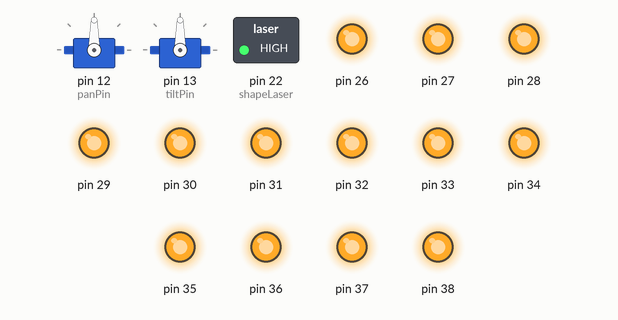
Recording of a sketch running on a simulated Arduino Mega 2560, built with avr-gcc and run on an emulated ATmega2560. Parts: 2 × servo, switched loads named in the sketch (green lamp = pin HIGH), output pins drawn as LEDs (lit = HIGH). Pins used as bus, display or sensor lines are not drawn; what the sketch prints to the serial monitor is not drawn.

Above: at 0.05 s.
At 8.0 s:
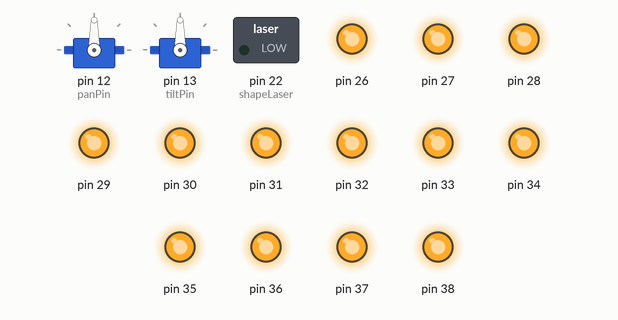
At 15.05 s:
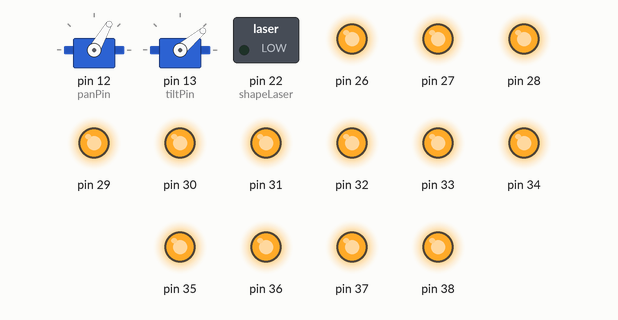
At 17.75 s:
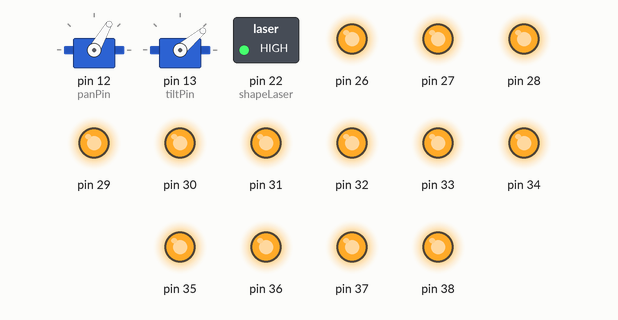
At 26.75 s:
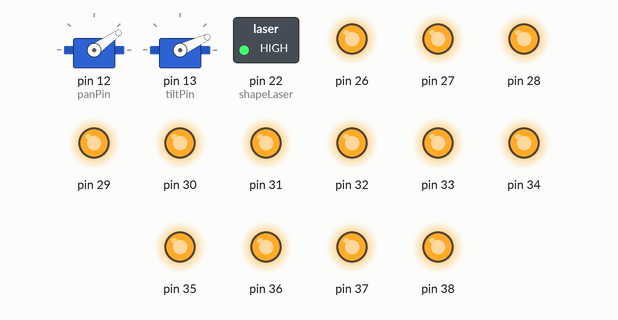
At 35.9 s:
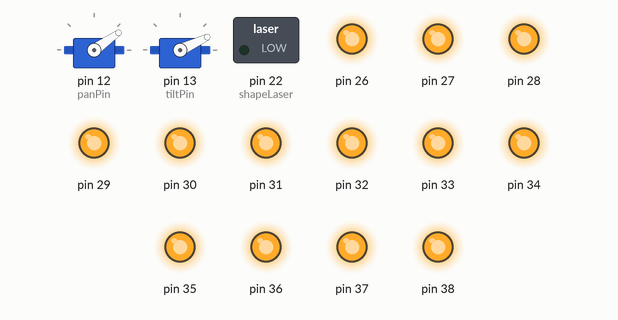
Timing chart, 0 to 46.8 s (numbered marks = the images above):
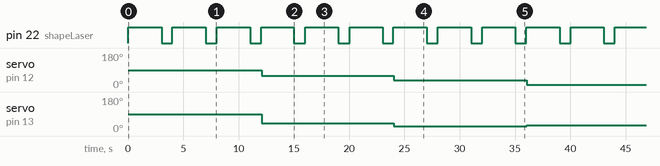

The sketch:

laserBoxPuzzle.ino
```cpp
#include <Time.h>           // include time library
#include <TimeLib.h>
#include <Servo.h>

#include <Adafruit_ADS1015.h>   //include adafruit adc library

//shape laser & sensor LEDs
int shapeLaser = 22;
int cubeShapeSensor = 23;
int triangleShapeSensor = 24;
int tunnelShapeSensor = 25;

int shapeSensorOfInterest = 0;
int16_t shapeSensorValue = 0;
int cubeMin = 10;
int triangleMin = 500;
int tunnelMin = 790;
int shapeMax = 1000;

int laserMinutes = 0;
int laserSeconds = 0;

int toggleLaserAmount = 0;        //program value
const int LASER_ON_BEFORE_LASER_LOCATION_CHANGE = 6;  //amount of off and on cycles before location changes


int tiltPin = 13;
int panPin = 12;
int isDefaultLocation = 0;

Servo panServo;
Servo tiltServo;

/*locations/angles for servo laser per shape sensor*/
const int PANTILTSERVOLOCATIONS = 3;
int panTiltIndex = 0;
int panLocations_1[PANTILTSERVOLOCATIONS] = {13 , 60 , 35 };
int tiltLocations_1[PANTILTSERVOLOCATIONS] = {30 , 40 , 25 };


//FILL       THESE   IN       BEFORE      USE
int panLocations_2[PANTILTSERVOLOCATIONS] = {130  ,  170 ,100   };
int tiltLocations_2[PANTILTSERVOLOCATIONS] = {30  , 50 , 25 };

int panLocations_3[PANTILTSERVOLOCATIONS] = {80  , 70  , 100  };
int tiltLocations_3[PANTILTSERVOLOCATIONS] = {45  , 25 , 37 };

void updateTimeLaser(){
  time_t laserTime = now();
  laserMinutes = minute(laserTime);
  laserSeconds = second(laserTime);
  toggleLaserAmount++;
}
void toggleLaser(int mainSeconds, int mainMinutes, int laserSeconds, int laserMinutes){
  int currState = digitalRead(shapeLaser);
/*
  //if state is on, wait 2 seconds and turn off
  if (currState == HIGH){
    int elapsedSeconds = mainSeconds - laserSeconds;
    if( elapsedSeconds >= 3 ){
      digitalWrite(shapeLaser, LOW);
      updateTimeLaser();
    }else if (elapsedSeconds == 0){
      int elapsedMinutes = mainMinutes - laserMinutes;
      if (elapsedMinutes >= 1){
        digitalWrite(shapeLaser,LOW);
        updateTimeLaser();
      }
    }
  }
  else if (currState == LOW){
    int elapsedSeconds = mainSeconds - laserSeconds;
    if (elapsedSeconds >= 1 ){
      digitalWrite(shapeLaser, HIGH);
      updateTimeLaser();
    }
    else if (elapsedSeconds == 0){
      int elapsedMinutes = mainMinutes - laserMinutes;
      if (elapsedMinutes >= 1){
        digitalWrite(shapeLaser,HIGH);
        updateTimeLaser();
      }
    }
  }
  else{}*/


  //if state is on, wait 3 seconds and turn off
  int elapsedSeconds =  mainSeconds - laserSeconds;
  int elapsedMinutes = mainMinutes - laserMinutes;

  if (currState == HIGH){
    if (elapsedSeconds >= 3){
      digitalWrite(shapeLaser,LOW);
      updateTimeLaser();
    }
    else if (elapsedMinutes >= 1){
      digitalWrite(shapeLaser,LOW);
      updateTimeLaser();
    }
    else{}
  }
  else if (currState == LOW){
    if (elapsedSeconds >= 1){
      digitalWrite(shapeLaser,HIGH);
      updateTimeLaser();
    }
    else if (elapsedMinutes >= 1){
      digitalWrite(shapeLaser,HIGH);
      updateTimeLaser();
    }
    else{}
  }
  else{}
}
void toggleEverythingOn(){
  digitalWrite(shapeLaser,HIGH);
  if ( shapeSensorOfInterest == 0){
    digitalWrite(cubeShapeSensor, HIGH);
  }else if ( shapeSensorOfInterest == 1){
    digitalWrite(triangleShapeSensor, HIGH);
  }
  else if ( shapeSensorOfInterest == 2){
    digitalWrite(tunnelShapeSensor, HIGH);
  }
  else{}
}
void toggleEverythingOff(){
  digitalWrite(shapeLaser,LOW);
  if ( shapeSensorOfInterest == 0){
    digitalWrite(cubeShapeSensor, LOW);
  }else if ( shapeSensorOfInterest == 1){
    digitalWrite(triangleShapeSensor, LOW);
  }
  else if ( shapeSensorOfInterest == 2){
    digitalWrite(tunnelShapeSensor, LOW);
  }
  else{}
}

void toggleLight(int light, int mainSeconds, int mainMinutes, int laserSeconds, int laserMinutes){
  int currState = digitalRead(light);

  //if state is on, wait 3 seconds and turn off
  int elapsedSeconds =  mainSeconds - laserSeconds;
  int elapsedMinutes = mainMinutes - laserMinutes;

  if (currState == HIGH){
    if (elapsedSeconds >= 3){
      toggleEverythingOff();
      updateTimeLaser();
    }
    else if (elapsedMinutes >= 1){
      toggleEverythingOff();
      updateTimeLaser();
    }
    else{}
  }
  else if (currState == LOW){
    if (elapsedSeconds >= 1){
      toggleEverythingOn();
      updateTimeLaser();
    }
    else if (elapsedMinutes >= 1){
      toggleEverythingOn();
      updateTimeLaser();
    }
    else{}
  }
  else{}
}

// shape laser sensors, THESE are actually taken from Adafruit ADC object (sensor = 0-2, adc 1)
// normal laser sensors   (sensor = 0-3 on adc 2,3,4  & 3 on adc1)
//   - init adafruit adc's
Adafruit_ADS1015 ads1015_1(0x48);
Adafruit_ADS1015 ads1015_2(0x49);
Adafruit_ADS1015 ads1015_3(0x4A);
Adafruit_ADS1015 ads1015_4(0x4B);

int NumOfADC_channels = 4;

//variable to keep track of time
time_t t;
int t_seconds;
int t_minutes;


void setup() {
  //testing
  Serial.begin(9600);
  // start ADCs for doing conversions
  ads1015_1.begin();
  ads1015_2.begin();
  ads1015_3.begin();
  ads1015_4.begin();
  t = now();
  t_minutes = minute(t);
  t_seconds = second(t);


  panServo.attach(panPin);
  tiltServo.attach(tiltPin);


  // init laser
  pinMode(22,OUTPUT);
  pinMode(23,OUTPUT);
  pinMode(24,OUTPUT);
  pinMode(25, OUTPUT);
  pinMode(26, OUTPUT);
  pinMode(27, OUTPUT);
  pinMode(28, OUTPUT);
  pinMode(29, OUTPUT);
  pinMode(30, OUTPUT);
  pinMode(31, OUTPUT);
  pinMode(32, OUTPUT);
  pinMode(33, OUTPUT);
  pinMode(34, OUTPUT);
  pinMode(35, OUTPUT);
  pinMode(36, OUTPUT);
  pinMode(37, OUTPUT);
  pinMode(38, OUTPUT);
  pinMode(39, OUTPUT);
  pinMode(40, OUTPUT);
  pinMode(41, OUTPUT);
  pinMode(42, OUTPUT);
  pinMode(43, OUTPUT);
  pinMode(44, OUTPUT);
  pinMode(45, OUTPUT);
  pinMode(46, OUTPUT);


  digitalWrite(22, HIGH);
  digitalWrite(23, HIGH);
  digitalWrite(24, HIGH);
  digitalWrite(25, HIGH);
  digitalWrite(26, HIGH);
  digitalWrite(27, HIGH);
  digitalWrite(28, HIGH);
  digitalWrite(29, HIGH);
  digitalWrite(30, HIGH);
  digitalWrite(31, HIGH);
  digitalWrite(32, HIGH);
  digitalWrite(33, HIGH);
  digitalWrite(34, HIGH);
  digitalWrite(35, HIGH);
  digitalWrite(36, HIGH);
  digitalWrite(37, HIGH);
  digitalWrite(38, HIGH);
  digitalWrite(39, HIGH);
  digitalWrite(40, HIGH);
  digitalWrite(41, HIGH);
  digitalWrite(42, HIGH);
  digitalWrite(43, HIGH);
  digitalWrite(44, HIGH);
  digitalWrite(45, HIGH);
  digitalWrite(46, HIGH);
}

void loop() {
  time_t currentTime = now();
  int currentTime_seconds = second(currentTime);
  int currentTime_minutes = minute(currentTime);

  //check if a second has passed, if passed then blink laser
 /* if(  ( currentTime_minutes - t_minutes) == 0 ) {
    if ( ( currentTime_seconds - t_seconds) >= 1 ){
      //toggle laser
      toogleLaser(currentTime_seconds, currentTime_minutes, laserSeconds, laserMinutes);

   }
  }
  else if (currentTime_minutes - t_minutes >= 1){
    //toggle laser
    toogleLaser(currentTime_seconds, currentTime_minutes, laserSeconds, laserMinutes);
  }*/
  int cube = 23;
  int triangle = 24;
  int tunnel = 25;

  toggleLight(shapeLaser, currentTime_seconds, currentTime_minutes, laserSeconds, laserMinutes);
  //toggleLaser(currentTime_seconds, currentTime_minutes, laserSeconds, laserMinutes);

  Serial.print("toggle laser amount : ");
  Serial.println(toggleLaserAmount);
  Serial.print("panTiltIndex : ");
  Serial.println(panTiltIndex);
  Serial.println(' ');


  //change location of the servo laser
  if (toggleLaserAmount >= LASER_ON_BEFORE_LASER_LOCATION_CHANGE){
    toggleLaserAmount = 0;
    panTiltIndex++;
    if (panTiltIndex >= PANTILTSERVOLOCATIONS){
      panTiltIndex = 0;
    }
    //check to see what shape sensor is of interest, change location for specific laser-sensor match
    if (shapeSensorOfInterest == 0){
      panServo.write(panLocations_1[panTiltIndex] );
      tiltServo.write(tiltLocations_1[panTiltIndex]);
    }
    else if(shapeSensorOfInterest == 1){
      panServo.write(panLocations_2[panTiltIndex]);
      tiltServo.write(tiltLocations_2[panTiltIndex]);
    }
    else if(shapeSensorOfInterest == 2){
      panServo.write(panLocations_3[panTiltIndex]);
      tiltServo.write(tiltLocations_3[panTiltIndex]);
    }
    else{
      if (isDefaultLocation == 0){
        isDefaultLocation = 1;
        panServo.write(panLocations_1[panTiltIndex] );
        tiltServo.write(tiltLocations_1[panTiltIndex]);
      }
    }
    delay(500);
  }

/*
  //check all sensors
  // check shape laser sensors if active
  if (shapeSensorOfInterest == 0){
    shapeSensorValue = ads1015_1.readADC_SingleEnded(0);

    //check if valid sensor value, if valid then change sensor of interest to next sensor
    if ( (shapeSensorValue > cubeMin) && (shapeSensorValue < shapeMax){
      shapeSensorOfInterest = 1;
    }
  }
  else if (shapeSensorOfInterest == 1){
    shapeSensorValue = ads1015_1.readADC_SingleEnded(1);

    //check if valid sensor value, if valid then change sensor of interest to next sensor
    if ( (shapeSensorValue > triangleMin) && (shapeSensorValue < shapeMax){
      shapeSensorOfInterest = 2;
    }
  }
  else if (shapeSensorOfInterest == 2){
    shapeSensorValue = ads1015_1.readADC_SingleEnded(2);

    //check if valid sensor value, if valid then change sensor of interest to next sensor
    if ( (shapeSensorValue > tunnelMin) && (shapeSensorValue < shapeMax){
      //shapeSensorOfInterest = 2;
      //puzzle is COMPLETE
    }
  }


  // check all other laser sensors, if any sensors are NOT active then restart the box puzzle
  int tempSensor = ads1015_1.readADC_SingleEnded(3);

  //check if valid sensor value, if valid then change sensor of interest to next sensor
    if ( (tempSensor < shapeSensorMin) || (tempSensor > shapeSensorMax){
      shapeSensorOfInterest = 0;
    }

    for (int i = 0; i < NumOfADC_channels; i++){
      int tempSensor = ads1015_2.readADC_SingleEnded(i);

      //check if valid sensor value, if valid then change sensor of interest to next sensor
      if ( (tempSensor < shapeSensorMin) || (tempSensor > shapeSensorMax){
        shapeSensorOfInterest = 0;
      }
    }
    for (int i = 0; i < NumOfADC_channels; i++){
      int tempSensor = ads1015_3.readADC_SingleEnded(i);

      //check if valid sensor value, if valid then change sensor of interest to next sensor
      if ( (tempSensor < shapeSensorMin) || (tempSensor > shapeSensorMax){
        shapeSensorOfInterest = 0;
      }
    }
    for (int i = 0; i < NumOfADC_channels; i++){
      int tempSensor = ads1015_4.readADC_SingleEnded(i);

      //check if valid sensor value, if valid then change sensor of interest to next sensor
      if ( (tempSensor < shapeSensorMin) || (tempSensor > shapeSensorMax){
        shapeSensorOfInterest = 0;
      }
    }
*/

}
```

Measured:
- by itself, pin 22 (shapeLaser): alternates HIGH for 3.0 s and LOW for 1.0 s
- by itself, servo on pin 12 (panPin): repeats every 36.0 s: 35° 12.0 s, 13° 12.0 s, 60° 12.0 s
- by itself, servo on pin 13 (tiltPin): repeats every 36.0 s: 25° 12.0 s, 30° 12.0 s, 40° 12.0 s
